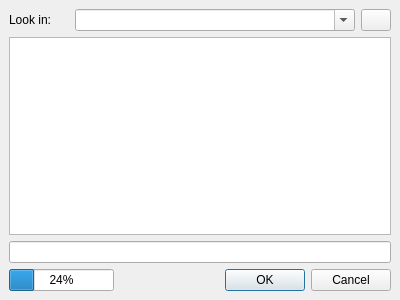
<ui version="4.0" >
 <class>ISelectorDialog</class>
 <widget class="QDialog" name="ISelectorDialog" >
  <property name="geometry" >
   <rect>
    <x>0</x>
    <y>0</y>
    <width>400</width>
    <height>300</height>
   </rect>
  </property>
  <property name="windowTitle" >
   <string>Select Icon</string>
  </property>
  <property name="modal" >
   <bool>true</bool>
  </property>
  <layout class="QVBoxLayout" >
   <property name="margin" >
    <number>9</number>
   </property>
   <property name="spacing" >
    <number>6</number>
   </property>
   <item>
    <layout class="QHBoxLayout" >
     <property name="margin" >
      <number>0</number>
     </property>
     <property name="spacing" >
      <number>6</number>
     </property>
     <item>
      <widget class="QLabel" name="label" >
       <property name="maximumSize" >
        <size>
         <width>60</width>
         <height>16777215</height>
        </size>
       </property>
       <property name="text" >
        <string>Look in:</string>
       </property>
      </widget>
     </item>
     <item>
      <widget class="QComboBox" name="pDirectoryComboBox" >
       <property name="editable" >
        <bool>true</bool>
       </property>
      </widget>
     </item>
     <item>
      <widget class="QPushButton" name="pDirectoryUpButton" >
       <property name="maximumSize" >
        <size>
         <width>30</width>
         <height>16777215</height>
        </size>
       </property>
       <property name="text" >
        <string/>
       </property>
       <property name="icon" >
        <iconset>../../../../../../../../../opt/kde3/share/icons/default.kde/22x22/actions/up.png</iconset>
       </property>
      </widget>
     </item>
    </layout>
   </item>
   <item>
    <widget class="QListWidget" name="pList" >
     <property name="viewMode" >
      <enum>QListView::IconMode</enum>
     </property>
    </widget>
   </item>
   <item>
    <widget class="QLineEdit" name="pIconNameLineEdit" >
     <property name="text" >
      <string/>
     </property>
     <property name="readOnly" >
      <bool>true</bool>
     </property>
    </widget>
   </item>
   <item>
    <layout class="QHBoxLayout" >
     <property name="margin" >
      <number>0</number>
     </property>
     <property name="spacing" >
      <number>6</number>
     </property>
     <item>
      <widget class="QProgressBar" name="pProgressBar" >
       <property name="value" >
        <number>24</number>
       </property>
       <property name="orientation" >
        <enum>Qt::Horizontal</enum>
       </property>
      </widget>
     </item>
     <item>
      <spacer>
       <property name="orientation" >
        <enum>Qt::Horizontal</enum>
       </property>
       <property name="sizeHint" >
        <size>
         <width>40</width>
         <height>20</height>
        </size>
       </property>
      </spacer>
     </item>
     <item>
      <widget class="QDialogButtonBox" name="buttonBox" >
       <property name="orientation" >
        <enum>Qt::Horizontal</enum>
       </property>
       <property name="standardButtons" >
        <set>QDialogButtonBox::Cancel|QDialogButtonBox::NoButton|QDialogButtonBox::Ok</set>
       </property>
      </widget>
     </item>
    </layout>
   </item>
  </layout>
 </widget>
 <resources/>
 <connections>
  <connection>
   <sender>buttonBox</sender>
   <signal>accepted()</signal>
   <receiver>ISelectorDialog</receiver>
   <slot>accept()</slot>
   <hints>
    <hint type="sourcelabel" >
     <x>248</x>
     <y>254</y>
    </hint>
    <hint type="destinationlabel" >
     <x>157</x>
     <y>274</y>
    </hint>
   </hints>
  </connection>
  <connection>
   <sender>buttonBox</sender>
   <signal>rejected()</signal>
   <receiver>ISelectorDialog</receiver>
   <slot>reject()</slot>
   <hints>
    <hint type="sourcelabel" >
     <x>316</x>
     <y>260</y>
    </hint>
    <hint type="destinationlabel" >
     <x>286</x>
     <y>274</y>
    </hint>
   </hints>
  </connection>
 </connections>
</ui>
